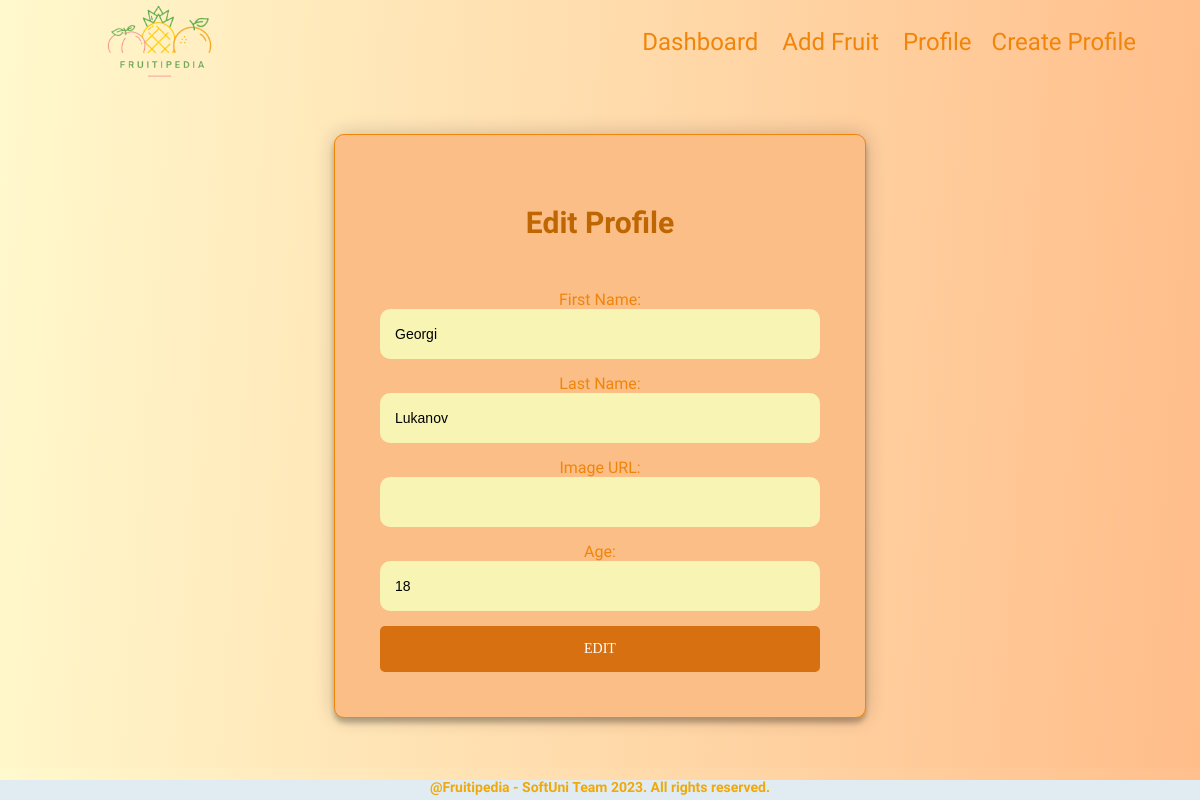
Page /profile/edit/ on the committed database.
### regular_exam/my_web/models.py (models this page shows)
class Profile(models.Model):
    PROFILE_FIRST_NAME_MAX_LEN = 25
    PROFILE_FIRST_NAME_MIN_LEN = 2
    FIRST_NAME_ERROR_MSG_MIN_LEN = 'It should consist of a minimum of 2 characters!'
    PROFILE_LAST_NAME_MAX_LEN = 35
    PROFILE_LAST_NAME_MIN_LEN = 1
    LAST_NAME_ERROR_MSG_MIN_LEN = 'It should consist of a minimum of 1 characters!'
    EMAIL_MAX_LEN = 40
    PASSWORD_MAX_LEN = 20
    PASSWORD_MIN_LEN = 8
    PASSWORD_ERROR_MSG_MIN_LEN = 'It should consist of a minimum of 8 characters!'
    first_name = models.CharField(
        max_length=PROFILE_FIRST_NAME_MAX_LEN,
        validators=[
            validators.MinLengthValidator(PROFILE_FIRST_NAME_MIN_LEN, message=FIRST_NAME_ERROR_MSG_MIN_LEN),
            validate_name_starts_with_letter,
        ]
    )
    last_name = models.CharField(
        max_length=PROFILE_LAST_NAME_MAX_LEN,
        validators=[
            validators.MinLengthValidator(PROFILE_LAST_NAME_MIN_LEN, message=LAST_NAME_ERROR_MSG_MIN_LEN),
            validate_name_starts_with_letter,
        ]
    )
    email = models.EmailField(
        max_length=EMAIL_MAX_LEN,
    )
    password = models.CharField(
        max_length=PASSWORD_MAX_LEN,
        validators=[validators.MinLengthValidator(PASSWORD_MIN_LEN, message=PASSWORD_ERROR_MSG_MIN_LEN)]
    )
    image_url = models.URLField(
        blank=True,
        null=True,
    )
    age = models.PositiveIntegerField(
        default=18,
        null=True,
        blank=True,
    )

### regular_exam/my_web/views.py (the view)
# urls.py: path('edit/', edit_profile, name='edit-profile'),
def edit_profile(request):
    profile = get_profile()
    if request.method == 'GET':
        form = ProfileEditForm(instance=profile)
    else:
        form = ProfileEditForm(request.POST, instance=profile)
        if form.is_valid():
            form.save()
            return redirect('details-profile')
    context = {'form': form, }
    return render(request, 'profile/edit-profile.html', context, )

### regular_exam/my_web/forms.py
class ProfileEditForm(ProfileBaseForm):
    class Meta:
        model = Profile
        fields = ('first_name', 'last_name', 'image_url', 'age',)
        labels = {
            'first_name': 'First Name',
            'last_name': 'Last Name',
            'image_url': 'Image URL',
            'age': 'Age',
        }

### regular_exam/my_web/views.py (called while the page is built)
def get_profile():
    return Profile.objects.first()

### templates/profile/edit-profile.html (shortened to what this page needs)
{% extends 'base.html' %}
{% block content %}
    <main>
        <section id="register">
            <div class="form">
                <h2>Edit Profile</h2>
                <form class="register-form" method="post" action="{% url 'edit-profile' %}">
                    {{ form }}
                    <button type="submit">Edit</button>
                </form>
            </div>
        </section>
    </main>
{% endblock %}

### staticfiles/styles/navigation.css (style rules this page uses)
body { color:rgb(241, 133, 10); background: rgb(255,249,205); background: linear-gradient(94deg, rgba(255,249,205,1) 0%, rgba(255,189,138,1) 100%); margin: auto; padding: 0; overflow: auto; width: 97vw; font-family: 'Merienda', cursive; }

### staticfiles/styles/form.css (style rules this page uses)
.form { background-color: rgb(250, 190, 134); max-width: 440px; margin: auto; margin-top: 50px; margin-bottom: 50px; padding: 45px; text-align: center; border-radius: 10px; border: 1px solid; box-shadow: 0 0 20px 0 rgba(0, 0, 0, 0.2), 0 5px 5px 0 rgba(0, 0, 0, 0.24); }
.form h2 { margin-bottom: 50px; font-size: 30px; color: rgb(190, 103, 2); }
.form input { border-radius: 10px; outline: 0; background: #f8f4b4; width: 100%; height: 50px; border: 0; margin: 0 0 15px; padding: 15px; box-sizing: border-box; font-size: 14px; }
.form button { font-family: 'Alkalami', serif; font-family: 'Kaushan Script', cursive; text-transform: uppercase; outline: 0; background: rgb(214, 112, 16); width: 100%; border: 0; padding: 15px; color: #ffffff; font-size: 14px; cursor: pointer; border-radius: 5px; }

### staticfiles/styles/dashboard.css (style rules this page uses)
h2 { text-align: center; font-size: 50px; color: rgb(241, 133, 10); }

### rows in the picture
Profile: first_name "Georgi", last_name "Lukanov", age "18"
